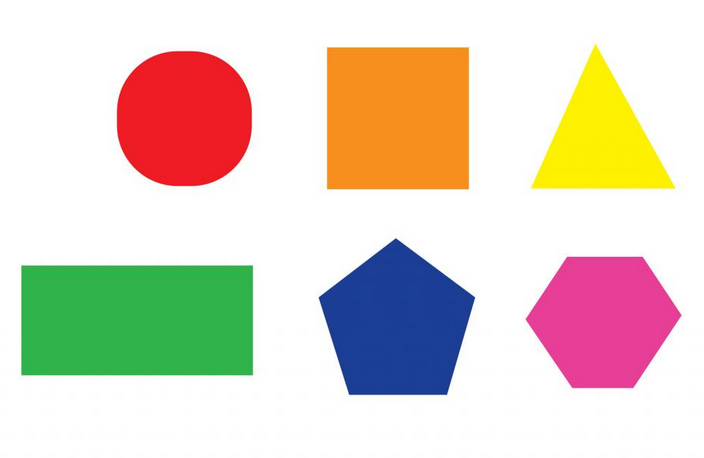
#> input picture assets/shapes.png, 704 x 458 px, found by its file name
$ python shape_detection.py
#> lines starting #> are read from the running program, lines starting #| are printed output that depends on the picture; after the words box and inside, x2 and y2 are one past the last pixel; in counts of white or black regions, pixels touching at a corner belong together; long printed decimals are rounded
import cv2
import numpy as np

img = cv2.imread("assets/shapes.png")
#> img is the input picture: shape (458, 704, 3); mean B, G, R 197.7, 211.7, 223.8
imgCopy = img.copy()
imgBlur = cv2.GaussianBlur(img, (5,5), 0)   # blur the image to hide fine grain details
imgCanny = cv2.Canny(imgBlur, 150,150)      # edge detection on blurred image
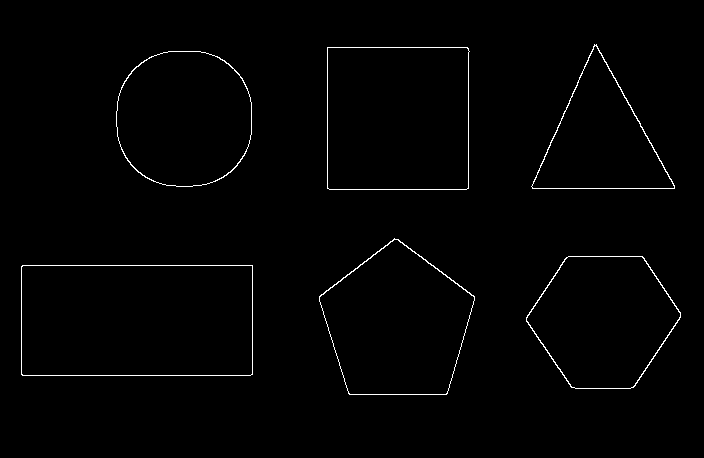
#> imgCanny: shape (458, 704); 1.1% white in thin lines or dots, all inside (x1, y1, x2, y2) = (21, 44, 681, 395)

blankSlate = np.zeros((500,800,3), np.uint8)

# Contour related processing
contours, hierarchy = cv2.findContours(imgCanny, cv2.RETR_EXTERNAL, cv2.CHAIN_APPROX_NONE)
#> contours = 6 contours; box (x1, y1, x2, y2) and area: (21, 265, 253, 376) 25408, (327, 47, 470, 190) 20020, (319, 238, 475, 395) 17046, (116, 51, 252, 187) 15064, (526, 256, 681, 389) 14800, (531, 44, 675, 189) 10554
for cnt in contours:
    cntArea = cv2.contourArea(cnt)                                  # finds the area of the contour (px-squared)
    if cntArea > 500:                                               # to prevent small fine grained shapes to be detected
        peri = cv2.arcLength(cnt, True)                             # finds perimeter of contour
        corners = cv2.approxPolyDP(cnt, 0.02*peri, True)            # Tries to find the corner points of contours and returns a numpy ndarray
        cv2.polylines(blankSlate, [corners], True, (0,255,0), 3)    # drawing the corners on black screen
        cv2.drawContours(imgCopy, cnt, -1, (0, 255, 0), 5)          # draws contour
        print("Area:" + str(cntArea))
        print("Perimeter:" + str(peri))
#> this loop made 6 passes
#> (cntArea, peri, corners) on passes 1, 5, 6: (25407.5, 680.2, [[21, 266], [22, 375], [252, 374], [252, 265]]), (20019.5, 565.1, [[327, 47], [327, 188], [468, 188], [468, 48]]), (10554, 491.6, [[594, 44], [532, 188], [674, 188]])
#> (cntArea, peri) on passes 2 to 4: (14799.5, 470.7), (17046, 520.1), (15063.5, 457.4)
#| Area:25407.5
#| Perimeter:680.243
#| Area:14799.5
#| Perimeter:470.659
#| Area:17046.0
#| Perimeter:520.073
#| Area:15063.5
#| Perimeter:457.404
#| Area:20019.5
#| Perimeter:565.071
#> (further printed lines are left out)
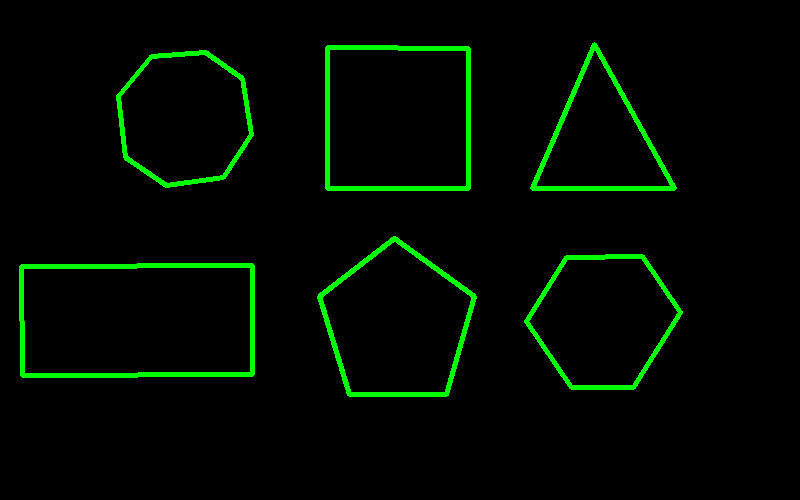
#> blankSlate: shape (500, 800, 3); mean B, G, R 0, 9.7, 0
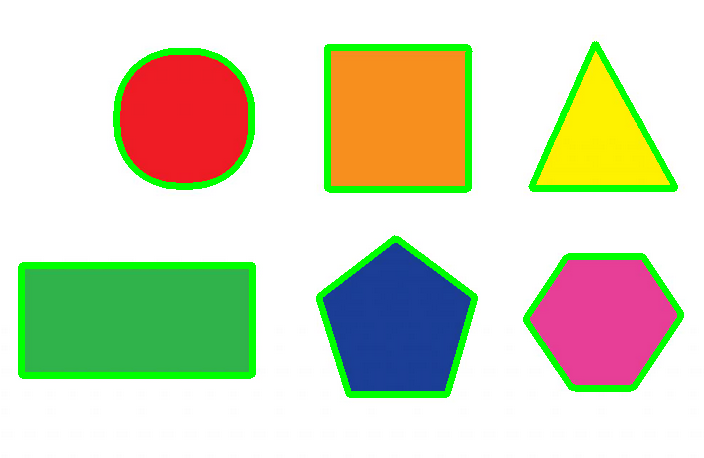
#> imgCopy: shape (458, 704, 3); 6.47% of pixels changed, all inside (x1, y1, x2, y2) = (18, 41, 684, 398)


cv2.imshow("original", img)
cv2.imshow("canny", imgCanny)
cv2.imshow("contour", imgCopy)
cv2.imshow("drawing Board", blankSlate)
cv2.waitKey(0)

"""
NOTES

HOW TO FIND CONTOURS (SHAPE DETECTION)
--------------------------------------
1. Always blur images before processing to remove finer grains
2. Image should have black and white contrast, hence canny edge detection
3. Use findContours() method. It has two positional arguments:
    - contour retrieval mode
    - contour approximation method
   This method returns a tuple (contour{which is a list}, hierarchy{no need to know})
4. use cv2.drawContour() to draw the contours
"""
